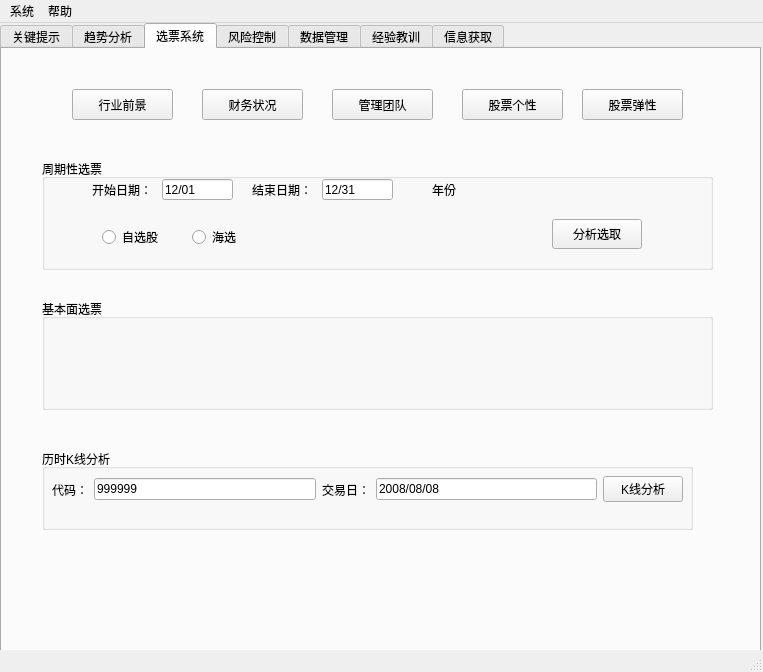
<?xml version="1.0" encoding="UTF-8"?>
<ui version="4.0">
 <class>MainWindow</class>
 <widget class="QMainWindow" name="MainWindow">
  <property name="geometry">
   <rect>
    <x>0</x>
    <y>0</y>
    <width>763</width>
    <height>672</height>
   </rect>
  </property>
  <property name="windowTitle">
   <string>基于模式识别的stock交易系统</string>
  </property>
  <widget class="QWidget" name="centralwidget">
   <widget class="QTabWidget" name="tabWidget">
    <property name="geometry">
     <rect>
      <x>0</x>
      <y>0</y>
      <width>761</width>
      <height>641</height>
     </rect>
    </property>
    <property name="acceptDrops">
     <bool>false</bool>
    </property>
    <property name="autoFillBackground">
     <bool>true</bool>
    </property>
    <property name="currentIndex">
     <number>2</number>
    </property>
    <widget class="QWidget" name="tbgImportInfor">
     <attribute name="title">
      <string>关键提示</string>
     </attribute>
     <widget class="QGroupBox" name="groupBox_3">
      <property name="geometry">
       <rect>
        <x>20</x>
        <y>40</y>
        <width>701</width>
        <height>151</height>
       </rect>
      </property>
      <property name="title">
       <string>每日提示</string>
      </property>
     </widget>
     <widget class="QGroupBox" name="groupBox_4">
      <property name="geometry">
       <rect>
        <x>20</x>
        <y>220</y>
        <width>701</width>
        <height>151</height>
       </rect>
      </property>
      <property name="title">
       <string>本周提示</string>
      </property>
     </widget>
     <widget class="QGroupBox" name="groupBox_5">
      <property name="geometry">
       <rect>
        <x>20</x>
        <y>400</y>
        <width>701</width>
        <height>171</height>
       </rect>
      </property>
      <property name="title">
       <string>中长期提示</string>
      </property>
     </widget>
    </widget>
    <widget class="QWidget" name="tbgAnaTrend">
     <attribute name="title">
      <string>趋势分析</string>
     </attribute>
     <widget class="QGroupBox" name="groupBox">
      <property name="geometry">
       <rect>
        <x>340</x>
        <y>30</y>
        <width>381</width>
        <height>71</height>
       </rect>
      </property>
      <property name="title">
       <string>GDP计算</string>
      </property>
      <widget class="QPushButton" name="btnCalGDP">
       <property name="geometry">
        <rect>
         <x>270</x>
         <y>20</y>
         <width>75</width>
         <height>31</height>
        </rect>
       </property>
       <property name="text">
        <string>计算</string>
       </property>
      </widget>
      <widget class="QLabel" name="label_2">
       <property name="geometry">
        <rect>
         <x>30</x>
         <y>23</y>
         <width>54</width>
         <height>12</height>
        </rect>
       </property>
       <property name="text">
        <string>上证市值</string>
       </property>
      </widget>
      <widget class="QLabel" name="label_3">
       <property name="geometry">
        <rect>
         <x>32</x>
         <y>46</y>
         <width>54</width>
         <height>12</height>
        </rect>
       </property>
       <property name="text">
        <string>深证市值</string>
       </property>
      </widget>
      <widget class="QLabel" name="label_4">
       <property name="geometry">
        <rect>
         <x>220</x>
         <y>22</y>
         <width>54</width>
         <height>12</height>
        </rect>
       </property>
       <property name="text">
        <string>万亿元</string>
       </property>
      </widget>
      <widget class="QLabel" name="label_5">
       <property name="geometry">
        <rect>
         <x>220</x>
         <y>44</y>
         <width>54</width>
         <height>12</height>
        </rect>
       </property>
       <property name="text">
        <string>万亿元</string>
       </property>
      </widget>
      <widget class="QSplitter" name="splitter_2">
       <property name="geometry">
        <rect>
         <x>80</x>
         <y>20</y>
         <width>133</width>
         <height>40</height>
        </rect>
       </property>
       <property name="orientation">
        <enum>Qt::Vertical</enum>
       </property>
       <widget class="QLineEdit" name="lineEditMarketValueSH">
        <property name="text">
         <string>29.99</string>
        </property>
       </widget>
       <widget class="QLineEdit" name="lineEditMarketValueSZ">
        <property name="text">
         <string>22.65</string>
        </property>
       </widget>
      </widget>
     </widget>
     <widget class="QGroupBox" name="groupBox_2">
      <property name="geometry">
       <rect>
        <x>340</x>
        <y>150</y>
        <width>301</width>
        <height>391</height>
       </rect>
      </property>
      <property name="title">
       <string>模式识别</string>
      </property>
      <widget class="QLabel" name="label_6">
       <property name="geometry">
        <rect>
         <x>10</x>
         <y>20</y>
         <width>201</width>
         <height>41</height>
        </rect>
       </property>
       <property name="text">
        <string>请输入交易日（2008/08/08）</string>
       </property>
      </widget>
      <widget class="QLineEdit" name="lineEditDateRec">
       <property name="geometry">
        <rect>
         <x>10</x>
         <y>60</y>
         <width>121</width>
         <height>21</height>
        </rect>
       </property>
      </widget>
      <widget class="QPushButton" name="btnPatternRecAna">
       <property name="geometry">
        <rect>
         <x>140</x>
         <y>50</y>
         <width>75</width>
         <height>31</height>
        </rect>
       </property>
       <property name="text">
        <string>模式识别</string>
       </property>
      </widget>
      <widget class="QLabel" name="label">
       <property name="geometry">
        <rect>
         <x>10</x>
         <y>100</y>
         <width>131</width>
         <height>41</height>
        </rect>
       </property>
       <property name="text">
        <string>请选择查看股票代码</string>
       </property>
      </widget>
      <widget class="QComboBox" name="comboBoxStockID">
       <property name="geometry">
        <rect>
         <x>10</x>
         <y>140</y>
         <width>111</width>
         <height>31</height>
        </rect>
       </property>
      </widget>
      <widget class="QPushButton" name="pButtonSelect">
       <property name="geometry">
        <rect>
         <x>20</x>
         <y>190</y>
         <width>71</width>
         <height>31</height>
        </rect>
       </property>
       <property name="text">
        <string>选择</string>
       </property>
      </widget>
      <widget class="QListWidget" name="listWidgetMatchDate">
       <property name="geometry">
        <rect>
         <x>140</x>
         <y>90</y>
         <width>131</width>
         <height>291</height>
        </rect>
       </property>
      </widget>
     </widget>
     <widget class="QLineEdit" name="lineEditInputStockIDTrend">
      <property name="geometry">
       <rect>
        <x>20</x>
        <y>80</y>
        <width>101</width>
        <height>31</height>
       </rect>
      </property>
      <property name="text">
       <string>999999</string>
      </property>
     </widget>
     <widget class="QLabel" name="label_12">
      <property name="geometry">
       <rect>
        <x>20</x>
        <y>40</y>
        <width>131</width>
        <height>41</height>
       </rect>
      </property>
      <property name="text">
       <string>请输入交易代码：</string>
      </property>
     </widget>
     <widget class="QLineEdit" name="lineEditTradeDate">
      <property name="geometry">
       <rect>
        <x>140</x>
        <y>80</y>
        <width>121</width>
        <height>31</height>
       </rect>
      </property>
      <property name="text">
       <string>2008/08/08</string>
      </property>
     </widget>
     <widget class="QPushButton" name="btnCycleTrend">
      <property name="geometry">
       <rect>
        <x>140</x>
        <y>130</y>
        <width>75</width>
        <height>23</height>
       </rect>
      </property>
      <property name="text">
       <string>周期趋势</string>
      </property>
     </widget>
     <widget class="QPushButton" name="btnQuantitativeTrade">
      <property name="geometry">
       <rect>
        <x>140</x>
        <y>161</y>
        <width>75</width>
        <height>23</height>
       </rect>
      </property>
      <property name="text">
       <string>量化交易</string>
      </property>
     </widget>
     <widget class="QLabel" name="label_14">
      <property name="geometry">
       <rect>
        <x>140</x>
        <y>40</y>
        <width>131</width>
        <height>41</height>
       </rect>
      </property>
      <property name="text">
       <string>分析日：</string>
      </property>
     </widget>
     <widget class="QPushButton" name="btnTradeInfor">
      <property name="geometry">
       <rect>
        <x>31</x>
        <y>131</y>
        <width>75</width>
        <height>23</height>
       </rect>
      </property>
      <property name="text">
       <string>交易提示</string>
      </property>
     </widget>
     <widget class="QPushButton" name="btnMarketAna">
      <property name="geometry">
       <rect>
        <x>30</x>
        <y>160</y>
        <width>75</width>
        <height>23</height>
       </rect>
      </property>
      <property name="text">
       <string>时空分析</string>
      </property>
     </widget>
     <zorder>btnTradeInfor</zorder>
     <zorder>btnMarketAna</zorder>
     <zorder>groupBox_2</zorder>
     <zorder>groupBox</zorder>
     <zorder>lineEditInputStockIDTrend</zorder>
     <zorder>label_12</zorder>
     <zorder>lineEditTradeDate</zorder>
     <zorder>btnCycleTrend</zorder>
     <zorder>btnQuantitativeTrade</zorder>
     <zorder>label_14</zorder>
    </widget>
    <widget class="QWidget" name="tbgStockSelect">
     <attribute name="title">
      <string>选票系统</string>
     </attribute>
     <widget class="QPushButton" name="btnMarketMoodAna_4">
      <property name="geometry">
       <rect>
        <x>70</x>
        <y>40</y>
        <width>101</width>
        <height>31</height>
       </rect>
      </property>
      <property name="text">
       <string>行业前景</string>
      </property>
     </widget>
     <widget class="QPushButton" name="btnMarketMoodAna_5">
      <property name="geometry">
       <rect>
        <x>200</x>
        <y>40</y>
        <width>101</width>
        <height>31</height>
       </rect>
      </property>
      <property name="text">
       <string>财务状况</string>
      </property>
     </widget>
     <widget class="QPushButton" name="btnMarketMoodAna_6">
      <property name="geometry">
       <rect>
        <x>330</x>
        <y>40</y>
        <width>101</width>
        <height>31</height>
       </rect>
      </property>
      <property name="text">
       <string>管理团队</string>
      </property>
     </widget>
     <widget class="QPushButton" name="btnMarketMoodAna_8">
      <property name="geometry">
       <rect>
        <x>460</x>
        <y>40</y>
        <width>101</width>
        <height>31</height>
       </rect>
      </property>
      <property name="text">
       <string>股票个性</string>
      </property>
     </widget>
     <widget class="QPushButton" name="btnMarketMoodAna_10">
      <property name="geometry">
       <rect>
        <x>580</x>
        <y>40</y>
        <width>101</width>
        <height>31</height>
       </rect>
      </property>
      <property name="text">
       <string>股票弹性</string>
      </property>
     </widget>
     <widget class="QGroupBox" name="groupBox_6">
      <property name="geometry">
       <rect>
        <x>40</x>
        <y>110</y>
        <width>671</width>
        <height>111</height>
       </rect>
      </property>
      <property name="title">
       <string>周期性选票</string>
      </property>
      <widget class="QLineEdit" name="lineEditDateTradeTactics_2">
       <property name="geometry">
        <rect>
         <x>280</x>
         <y>20</y>
         <width>71</width>
         <height>21</height>
        </rect>
       </property>
       <property name="text">
        <string>12/31</string>
       </property>
      </widget>
      <widget class="QLabel" name="label_10">
       <property name="geometry">
        <rect>
         <x>210</x>
         <y>10</y>
         <width>61</width>
         <height>41</height>
        </rect>
       </property>
       <property name="text">
        <string>结束日期：</string>
       </property>
      </widget>
      <widget class="QLineEdit" name="lineEditDateTradeTactics_3">
       <property name="geometry">
        <rect>
         <x>120</x>
         <y>20</y>
         <width>71</width>
         <height>21</height>
        </rect>
       </property>
       <property name="text">
        <string>12/01</string>
       </property>
      </widget>
      <widget class="QLabel" name="label_15">
       <property name="geometry">
        <rect>
         <x>50</x>
         <y>10</y>
         <width>61</width>
         <height>41</height>
        </rect>
       </property>
       <property name="text">
        <string>开始日期：</string>
       </property>
      </widget>
      <widget class="QPushButton" name="btnMarketMoodAna_11">
       <property name="geometry">
        <rect>
         <x>510</x>
         <y>60</y>
         <width>90</width>
         <height>30</height>
        </rect>
       </property>
       <property name="text">
        <string>分析选取</string>
       </property>
      </widget>
      <widget class="QLabel" name="label_11">
       <property name="geometry">
        <rect>
         <x>390</x>
         <y>10</y>
         <width>41</width>
         <height>41</height>
        </rect>
       </property>
       <property name="text">
        <string>年份</string>
       </property>
      </widget>
      <widget class="QRadioButton" name="radioButton">
       <property name="geometry">
        <rect>
         <x>60</x>
         <y>70</y>
         <width>89</width>
         <height>16</height>
        </rect>
       </property>
       <property name="text">
        <string>自选股</string>
       </property>
      </widget>
      <widget class="QRadioButton" name="radioButton_2">
       <property name="geometry">
        <rect>
         <x>150</x>
         <y>70</y>
         <width>89</width>
         <height>16</height>
        </rect>
       </property>
       <property name="text">
        <string>海选 </string>
       </property>
      </widget>
     </widget>
     <widget class="QGroupBox" name="groupBox_7">
      <property name="geometry">
       <rect>
        <x>40</x>
        <y>250</y>
        <width>671</width>
        <height>111</height>
       </rect>
      </property>
      <property name="title">
       <string>基本面选票</string>
      </property>
     </widget>
     <widget class="QGroupBox" name="groupBoxKHistory">
      <property name="geometry">
       <rect>
        <x>40</x>
        <y>400</y>
        <width>651</width>
        <height>81</height>
       </rect>
      </property>
      <property name="title">
       <string>历时K线分析 </string>
      </property>
      <widget class="QWidget" name="">
       <property name="geometry">
        <rect>
         <x>10</x>
         <y>20</y>
         <width>631</width>
         <height>41</height>
        </rect>
       </property>
       <layout class="QHBoxLayout" name="horizontalLayout">
        <item>
         <widget class="QLabel" name="label_7">
          <property name="text">
           <string>代码：</string>
          </property>
         </widget>
        </item>
        <item>
         <widget class="QLineEdit" name="lineEditInputStockIDkHistory">
          <property name="text">
           <string>999999</string>
          </property>
         </widget>
        </item>
        <item>
         <widget class="QLabel" name="label_13">
          <property name="text">
           <string>交易日：</string>
          </property>
         </widget>
        </item>
        <item>
         <widget class="QLineEdit" name="lineEditDateKHistory">
          <property name="text">
           <string>2008/08/08</string>
          </property>
         </widget>
        </item>
        <item>
         <widget class="QPushButton" name="btnAnaKpattern">
          <property name="text">
           <string>K线分析</string>
          </property>
         </widget>
        </item>
       </layout>
      </widget>
     </widget>
     <zorder>groupBoxKHistory</zorder>
     <zorder>btnMarketMoodAna_4</zorder>
     <zorder>btnMarketMoodAna_5</zorder>
     <zorder>btnMarketMoodAna_6</zorder>
     <zorder>btnMarketMoodAna_8</zorder>
     <zorder>btnMarketMoodAna_10</zorder>
     <zorder>groupBox_6</zorder>
     <zorder>groupBox_7</zorder>
    </widget>
    <widget class="QWidget" name="tbgRiskManage">
     <attribute name="title">
      <string>风险控制</string>
     </attribute>
     <widget class="QPushButton" name="btnMarketMoodAna_2">
      <property name="geometry">
       <rect>
        <x>60</x>
        <y>40</y>
        <width>101</width>
        <height>31</height>
       </rect>
      </property>
      <property name="text">
       <string>时间周期分析</string>
      </property>
     </widget>
     <widget class="QPushButton" name="btnMarketMoodAna_3">
      <property name="geometry">
       <rect>
        <x>190</x>
        <y>40</y>
        <width>101</width>
        <height>31</height>
       </rect>
      </property>
      <property name="text">
       <string>空间周期分析</string>
      </property>
     </widget>
     <widget class="QPushButton" name="btnMarketMoodAna_7">
      <property name="geometry">
       <rect>
        <x>320</x>
        <y>40</y>
        <width>101</width>
        <height>31</height>
       </rect>
      </property>
      <property name="text">
       <string>退出原则</string>
      </property>
     </widget>
    </widget>
    <widget class="QWidget" name="tbg_Data">
     <attribute name="title">
      <string>数据管理</string>
     </attribute>
     <widget class="QPushButton" name="btnCopyData2Dir">
      <property name="geometry">
       <rect>
        <x>60</x>
        <y>40</y>
        <width>101</width>
        <height>31</height>
       </rect>
      </property>
      <property name="text">
       <string>复制数据</string>
      </property>
     </widget>
     <widget class="QLineEdit" name="lineEditDateTradeTactics">
      <property name="geometry">
       <rect>
        <x>100</x>
        <y>150</y>
        <width>131</width>
        <height>31</height>
       </rect>
      </property>
      <property name="text">
       <string/>
      </property>
     </widget>
     <widget class="QLabel" name="label_8">
      <property name="geometry">
       <rect>
        <x>60</x>
        <y>160</y>
        <width>54</width>
        <height>12</height>
       </rect>
      </property>
      <property name="text">
       <string>日期</string>
      </property>
     </widget>
     <widget class="QLineEdit" name="lineEditPlanTradeTactics">
      <property name="geometry">
       <rect>
        <x>100</x>
        <y>190</y>
        <width>131</width>
        <height>181</height>
       </rect>
      </property>
      <property name="text">
       <string/>
      </property>
     </widget>
     <widget class="QLabel" name="label_9">
      <property name="geometry">
       <rect>
        <x>40</x>
        <y>190</y>
        <width>54</width>
        <height>12</height>
       </rect>
      </property>
      <property name="text">
       <string>交易策略</string>
      </property>
     </widget>
     <widget class="QPushButton" name="btnInertDataTradeTactics">
      <property name="geometry">
       <rect>
        <x>50</x>
        <y>390</y>
        <width>101</width>
        <height>31</height>
       </rect>
      </property>
      <property name="text">
       <string>数据入库</string>
      </property>
     </widget>
    </widget>
    <widget class="QWidget" name="tbgMoneyManage">
     <attribute name="title">
      <string>经验教训</string>
     </attribute>
    </widget>
    <widget class="QWidget" name="tbgWebInfor">
     <attribute name="title">
      <string>信息获取</string>
     </attribute>
     <widget class="QPushButton" name="btnMarketMoodAna_9">
      <property name="geometry">
       <rect>
        <x>30</x>
        <y>30</y>
        <width>101</width>
        <height>31</height>
       </rect>
      </property>
      <property name="text">
       <string>欧洲市场</string>
      </property>
     </widget>
    </widget>
   </widget>
  </widget>
  <widget class="QMenuBar" name="menubar">
   <property name="geometry">
    <rect>
     <x>0</x>
     <y>0</y>
     <width>763</width>
     <height>23</height>
    </rect>
   </property>
   <widget class="QMenu" name="menu">
    <property name="title">
     <string>系统</string>
    </property>
   </widget>
   <widget class="QMenu" name="menu_2">
    <property name="title">
     <string>帮助</string>
    </property>
   </widget>
   <addaction name="menu"/>
   <addaction name="menu_2"/>
  </widget>
  <widget class="QStatusBar" name="statusbar"/>
 </widget>
 <resources/>
 <connections/>
</ui>
